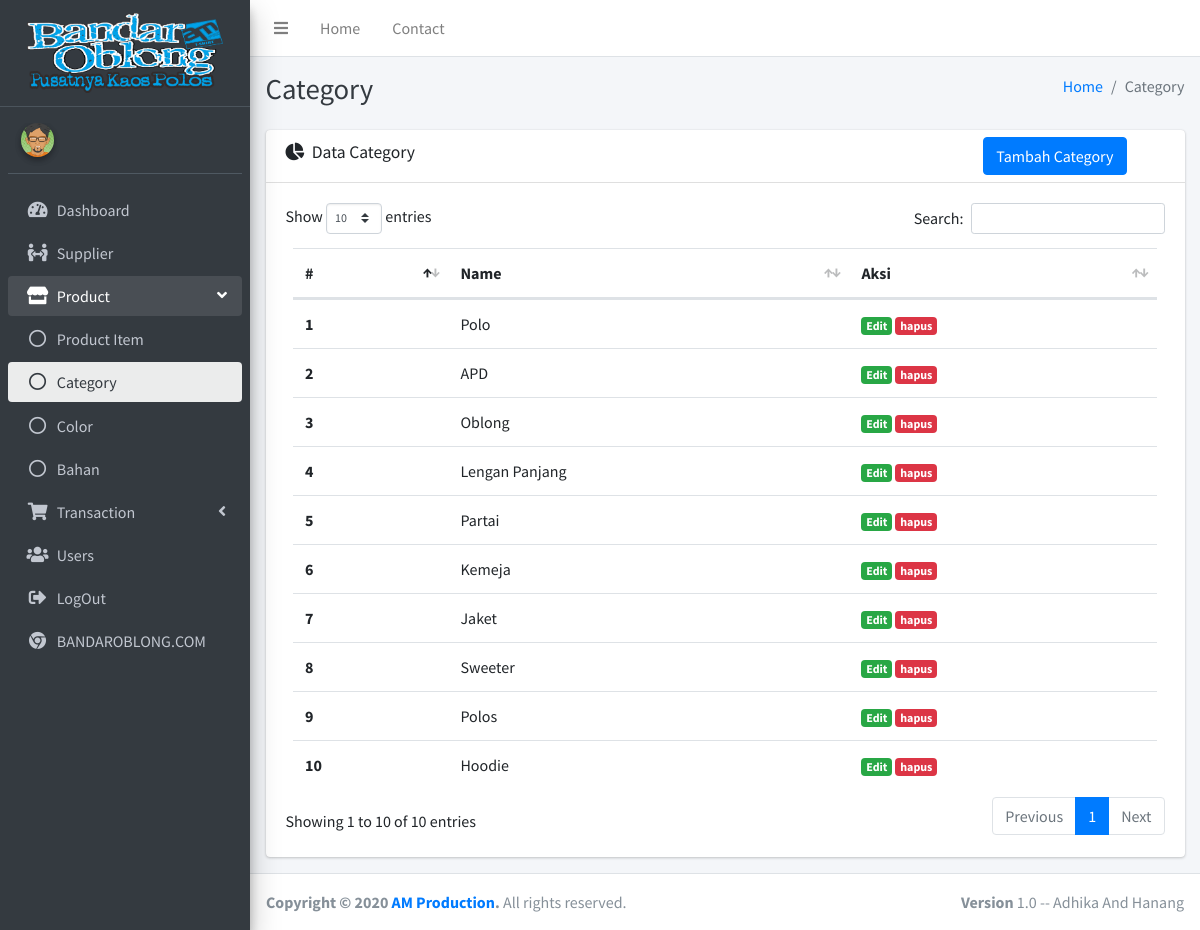
The app's page /index.php/category with its own data.
### tables this page shows
CREATE TABLE IF NOT EXISTS `p_category` (
  `id_category` int(11) NOT NULL AUTO_INCREMENT,
  `name` varchar(128) NOT NULL,
  `created` datetime NOT NULL DEFAULT CURRENT_TIMESTAMP,
  `updated` datetime DEFAULT NULL,
  PRIMARY KEY (`id_category`)
);

### application/libraries/Template.php (called while the page is built)
<?php
class Template
{
    var $template_data = array();
    function set($name, $value)
    {
        $this->template_data[$name] = $value;
    }
    function load($template = '', $view = '', $view_data = array(), $return = false)
    {
        $this->CI = &get_instance();
        $this->set('contents', $this->CI->load->view($view, $view_data, true));
        return $this->CI->load->view($template, $this->template_data, $return);
    }
}

### application/controllers/Category.php (called while the page is built, shortened)
<?php
class Category extends CI_Controller
{
    public function index()
    {
        $data['title'] = 'Category';
        $data['data_category'] = $this->db->get('p_category')->result_array();
        $this->template->load('templates/index', 'product/category/index', $data);
    }
}

### index.php (called while the page is built, shortened)
<?php
require_once BASEPATH.'core/CodeIgniter.php';

### application/views/product/category/index.php (the view, shortened to what this page needs)
<div class="content-header">
    <div class="container-fluid">
        <div class="row mb-2">
            <div class="col-sm-6">
                <h1 class="m-0 text-dark">Category</h1>
            </div>
            <div class="col-sm-6">
                <ol class="breadcrumb float-sm-right">
                    <li class="breadcrumb-item"><a href="#">Home</a></li>
                    <li class="breadcrumb-item active">Category</li>
                </ol>
            </div>
        </div>
    </div>
</div>
<section class="content">
    <div class="container-fluid">
        <div class="row">
            <section class="col-lg connectedSortable">
                <div class="card">
                    <div class="card-header">
                        <h3 class="card-title">
                            <i class="fas fa-chart-pie mr-1"></i>
                            Data Category
                        </h3>
                        <div class="card-tools">
                            <ul class="nav nav-pills ml-auto">
                                <li class="nav-item">
                                    <a href="" class="btn btn-primary mr-5" data-toggle="modal" data-target="#newCategoryModal">Tambah Category</a>
                                </li>
                            </ul>
                        </div>
                    </div>
                    <div class="card-body">
                        <div class="tab-content p-0">
                            <table class="table table-hover col-md-6" id="table1">
                                <thead>
                                    <tr>
                                        <th scope="col">#</th>
                                        <th scope="col">Name</th>
                                        <th scope="col">Aksi</th>
                                    </tr>
                                </thead>
                                <tbody>
                                    <?php $i = 1; ?>
                                    <?php foreach ($data_category as $c) : ?>
                                        <tr>
                                            <th scope="row"><?= $i++; ?></th>
                                            <td><?= $c['name'] ?></td>
                                            <td>
                                                <a href="<?= base_url('category/edit/') . $c['id_category']; ?>" class="badge badge-success">Edit</a>
                                                <a href="<?= base_url('category/hapus/') . $c['id_category']; ?>" onclick="return confirm('Hapus Data Category?');" class="badge badge-danger">hapus</a>
                                            </td>
                                        </tr>
                                    <?php endforeach; ?>
                                </tbody>
                            </table>
                        </div>
                    </div>
                </div>
            </section>
        </div>
    </div>
</section>

### records on screen
p_category: name "Polo"
p_category: name "APD"
p_category: name "Oblong"
p_category: name "Lengan Panjang"
p_category: name "Partai"
p_category: name "Kemeja"
p_category: name "Jaket"
p_category: name "Sweeter"
p_category: name "Polos"
p_category: name "Hoodie"
